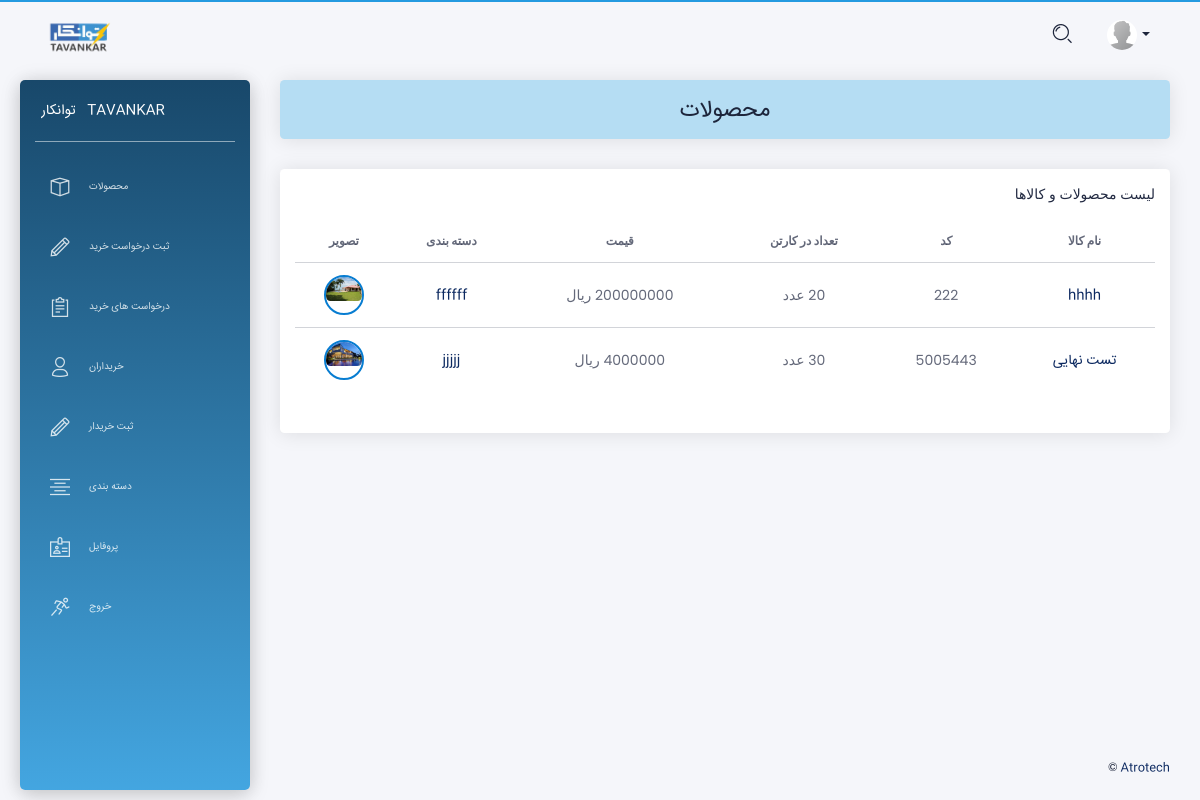
The app's page / (signed in) with its own data.
### app/models.py (models this page shows, shortened)
class Profile(models.Model):
  user = models.OneToOneField(User, on_delete=models.CASCADE,unique=True,related_name='profile',verbose_name = "کاربر")
  phone = models.CharField(max_length=50,null=True, blank=True,verbose_name = " شماره تماس  ")
  address = models.CharField(max_length=3000,null=True, blank=True,verbose_name = " آدرس  ")
  user_photo = models.ImageField(upload_to='user_uploads/user_photo',default='user_uploads/user_photo/default.png',null=True, blank=True,verbose_name = "تصویر کاربر")
  class Meta:
      verbose_name = "پروفایل"
      verbose_name_plural = " پروفایل ها "

class Product(models.Model):
    name = models.CharField(max_length=200, unique=True, verbose_name = "نام")
    code = models.CharField(max_length=40, verbose_name = "کد")
    qty_in_box = models.IntegerField(verbose_name = "تعداد در کارتن")
    price = models.CharField(max_length=40, verbose_name = "قیمت ( ریال )")
    category = models.ForeignKey(Category ,on_delete=models.CASCADE ,null=True, blank=True, verbose_name = "دسته بندی")
    description = models.TextField(max_length=1000, null=True, blank=True, verbose_name = "توضیحات")
    image = models.ImageField(upload_to='media', default='media/Default.png', null=True, blank=True, verbose_name = "تصویر")
    def get_absolute_url(self):
        return reverse('app:product_detail',args=[self.id])
    class Meta:
        verbose_name = "محصول"
        verbose_name_plural = "محصولات"

class Category(MPTTModel):
    name = models.CharField(max_length=200, unique=True, verbose_name = "نام")
    parent = TreeForeignKey('self', on_delete=models.CASCADE, null=True, blank=True, related_name='children',verbose_name = "والد")
    class MPTTMeta:
        level_attr = 'mptt_level'
        order_insertion_by = ['name']
    class Meta:
        verbose_name = "دسته بندی"
        verbose_name_plural = "دسته بندی ها"
    def get_absolute_url(self):
        return reverse('app:category_detail',args=[self.id])
    def __str__(self):
        return str(self.name)

### app/views.py (the view)
# urls.py: path('', views.product, name='product'),
@login_required()
def product(request):
    products = models.Product.objects.all()
    context = {'products':products}
    return render(request, 'products.html', context)

### templates/products.html (shortened to what this page needs)
{% extends "layouts/base.html" %}
{% block content %}
<div class="row">
  <div class="col-md-12">
    <div class="card card-lavender">
      <div class="card-header">
        <h3 class="card-title" dir="rtl" align="center"> محصولات </h3>
      </div>
    </div>
  </div>
</div>
<div class="row">
  <div class="col-md-12">
    <div class="card" align="right" dir="rtl">
      <div class="card-header"> لیست محصولات و کالاها  </div>
      <div class="card-body">
        <div class="table-responsive">
          <table class="table tablesorter text-center" id="">
            <thead class=" text-primary">
              <tr class="bold">
                <th> نام کالا </th>
                <th> کد </th>
                <th> تعداد در کارتن </th>
                <th> قیمت </th>
                <th> دسته بندی </th>
                <th> تصویر </th>
              </tr>
            </thead>
            <tbody>
            {% for Product in products %}
              <tr>
                <td> <a href="{{ Product.get_absolute_url }}"> {{ Product.name }} </a> </td>
                <td> {{ Product.code }} </td>
                <td> {{ Product.qty_in_box }} عدد </td>
                <td> {{ Product.price }} ریال </td>
                <td> <a href="{{ Product.category.get_absolute_url }}">{{ Product.category }} </a> </td>
                <td>
                  <div class="photo">
                     <img src="{{ Product.image.url }}">
                  </div>
                </td>
              </tr>
            {% endfor %}
            </tbody>
          </table>
        </div>
      </div>
    </div>
  </div>
</div>
{% endblock content %}

### templates/includes/navigation.html (shortened to what this page needs)
{% load static %}
      <nav class="navbar navbar-expand-lg navbar-absolute navbar-transparent">
        <div class="container-fluid">
          <div class="navbar-wrapper">
            <a class="navbar-brand" href="javascript:void(0)">
              <img class="avatar" width="45%" src="{% static 'assets/img/logo.png' %}" alt="logo">
            </a>
          </div>
          <div class="collapse navbar-collapse" id="navigation">
            {% if user.is_authenticated %}
            <ul class="navbar-nav ml-auto">
              <li class="search-bar input-group">
                <button class="btn btn-link" id="search-button" data-toggle="modal" data-target="#searchModal"><i class="tim-icons icon-zoom-split" ></i>
                </button>
              </li>
              <li class="dropdown nav-item">
                <a href="#" class="dropdown-toggle nav-link" data-toggle="dropdown">
                  <div class="photo">
                    <img src="{{ request.user.profile.user_photo.url }}" alt="Profile Photo">
                  </div>
                  <b class="caret d-none d-lg-block d-xl-block"></b>
                </a>
              </li>
            </ul>
            {% endif %}
          </div>
        </div>
      </nav>

### records on screen
Product: name "hhhh", code "222", price "200000000", category "ffffff", image (picture)
Product: name "تست نهایی", code "5005443", category "jjjjj", image (picture)
